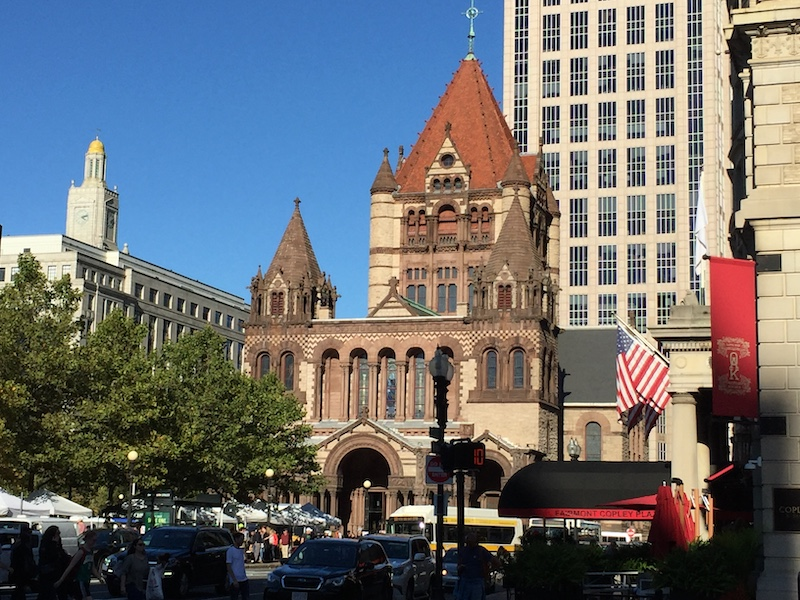
#> input picture Resource/sample.JPG, 800 x 600 px
$ jupyter execute --allow-errors PCA_Matplotlib.ipynb
#> lines starting #> are read from the running program, lines starting #| are printed output that depends on the picture
[cell 1]
from matplotlib import pyplot as plt
from matplotlib import image as img
import numpy as np
import pandas as pd
from sklearn.decomposition import PCA

[cell 2]
# import original image, get the size of the image
im_original = img.imread('../Resource/sample.JPG')
#> im_original is the input picture: shape (600, 800, 3); mean R, G, B 108, 110.9, 113.5
(x, y, z) =im_original.shape  # Get the width and hight of the image
#> x = 600; y = 800; z = 3

[cell 3]
# get image data, reshape to list of pixels of RGB
im_data_transformed = im_original.reshape(x * y, z)
R = im_original[:,:,0]
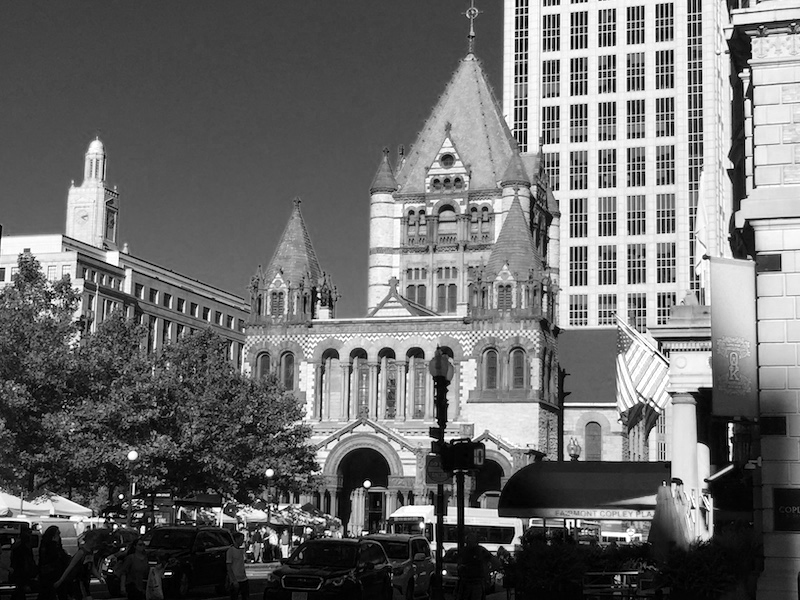
#> R: shape (600, 800); min 0, max 255, mean 108
G = im_original[:,:,1]
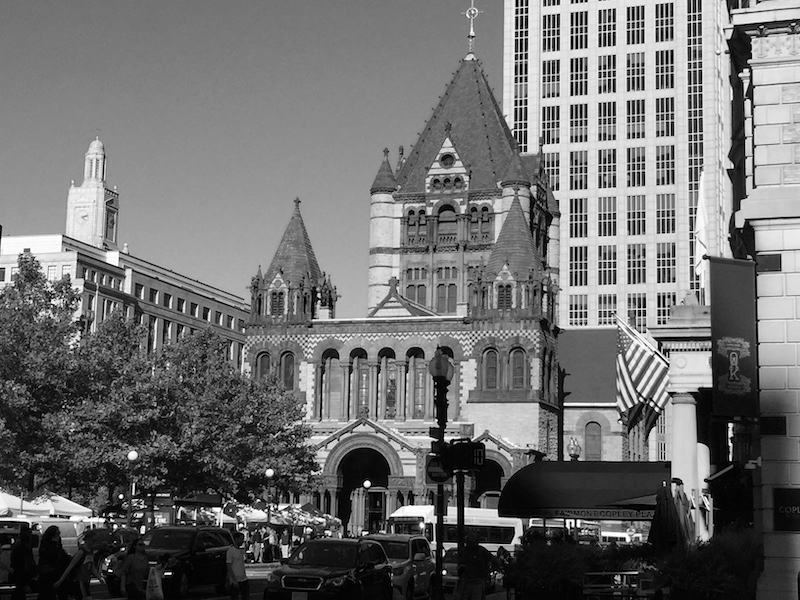
#> G: shape (600, 800); min 0, max 255, mean 110.9
B = im_original[:,:,2]
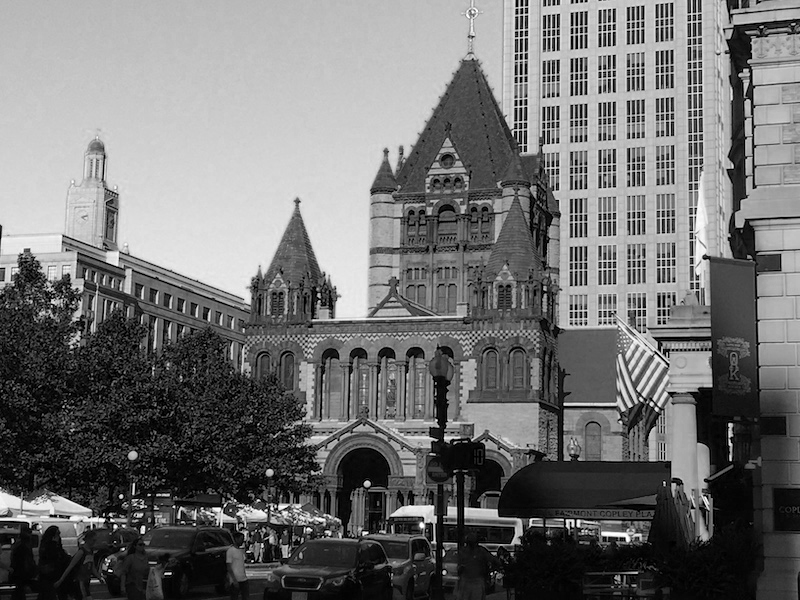
#> B: shape (600, 800); min 0, max 255, mean 113.5

[cell 4]
R.shape
#> Out = (600, 800)

[cell 5]
pca = PCA(0.9)

[cell 6]
R_lower_dimensional_data = pca.fit_transform(R)

[cell 7]
pca.n_components_

[cell 8]
R_approximation = pca.inverse_transform(R_lower_dimensional_data)
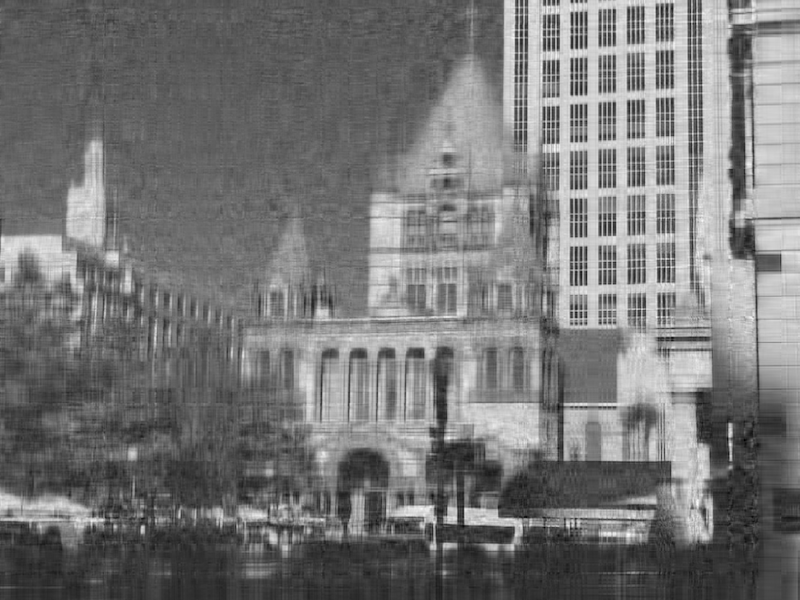
#> R_approximation: shape (600, 800) float64; min -66.9, max 309, mean 108; drawn with min black and max white

[cell 9]
G_lower_dimensional_data = pca.fit_transform(G)
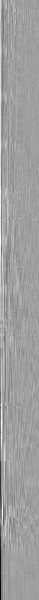
#> G_lower_dimensional_data: shape (600, 39) float64; min -2695.1, max 1627.2, mean 0; drawn with min black and max white

[cell 10]
pca.n_components_

[cell 11]
G_approximation = pca.inverse_transform(G_lower_dimensional_data)
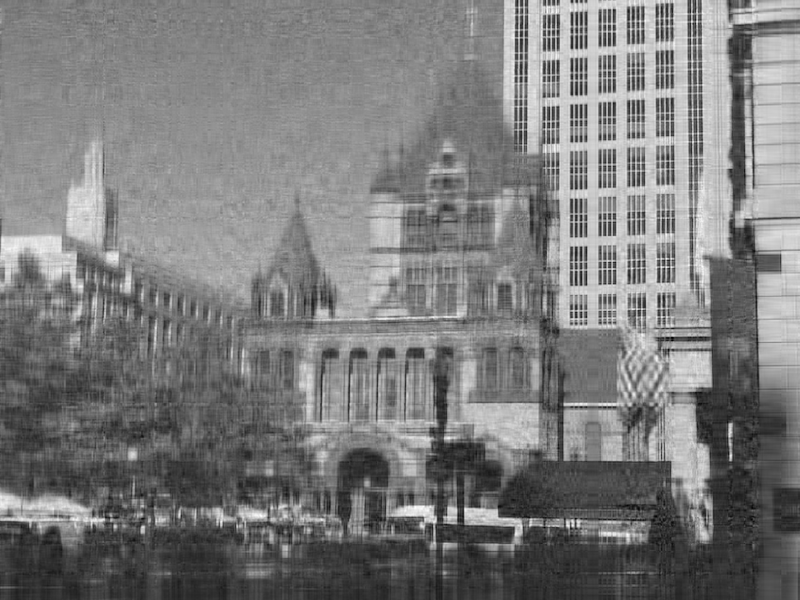
#> G_approximation: shape (600, 800) float64; min -59.06, max 290.7, mean 110.9; drawn with min black and max white

[cell 12]
B_lower_dimensional_data = pca.fit_transform(B)
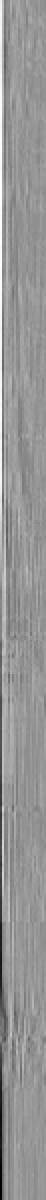
#> B_lower_dimensional_data: shape (600, 23) float64 (shown 2 times larger); min -2631.3, max 1849.9, mean 0; drawn with min black and max white

[cell 13]
pca.n_components_

[cell 14]
B_approximation = pca.inverse_transform(B_lower_dimensional_data)
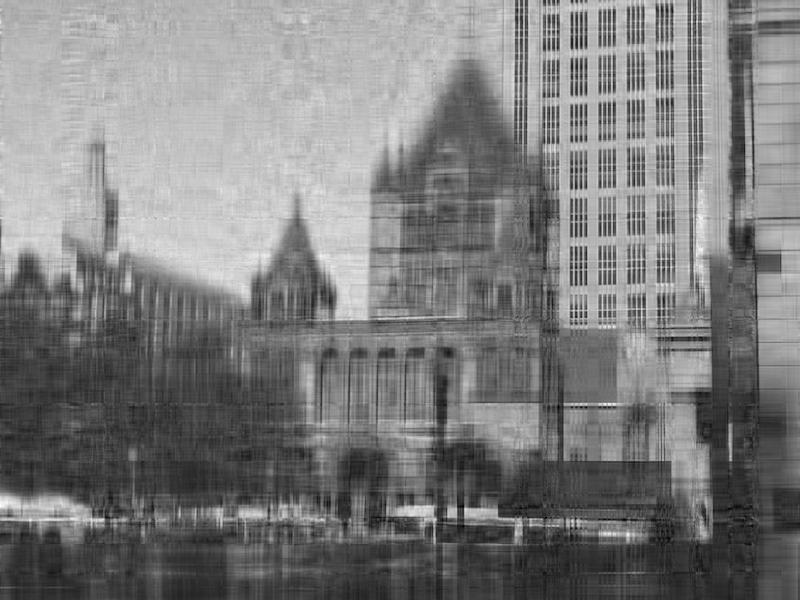
#> B_approximation: shape (600, 800) float64; min -56.32, max 289.7, mean 113.5; drawn with min black and max white

[cell 15]
B_approximation.shape
#> Out = (600, 800)

[cell 16]
RGB_approximation = np.stack((np.array(R_approximation), np.array(G_approximation), np.array(B_approximation)),axis = 2)/255
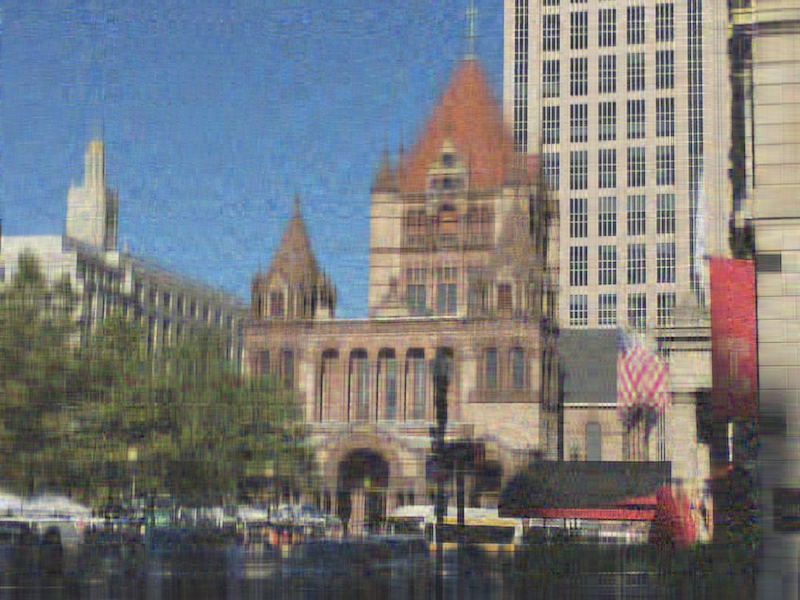
#> RGB_approximation: shape (600, 800, 3) float64; mean R, G, B 0.424, 0.435, 0.445; drawn with min black and max white

[cell 17]
#RGB_approximation.astype("int")

[cell 18]
B_approximation

[cell 19]
# a comparison of original and compressed
fig, ax = plt.subplots(1,2)
ax[0].imshow(im_original);
ax[1].imshow(RGB_approximation);
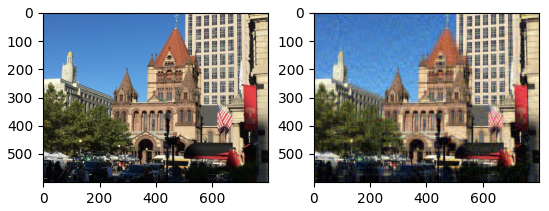
#> figure drawn by matplotlib, 2 panels
